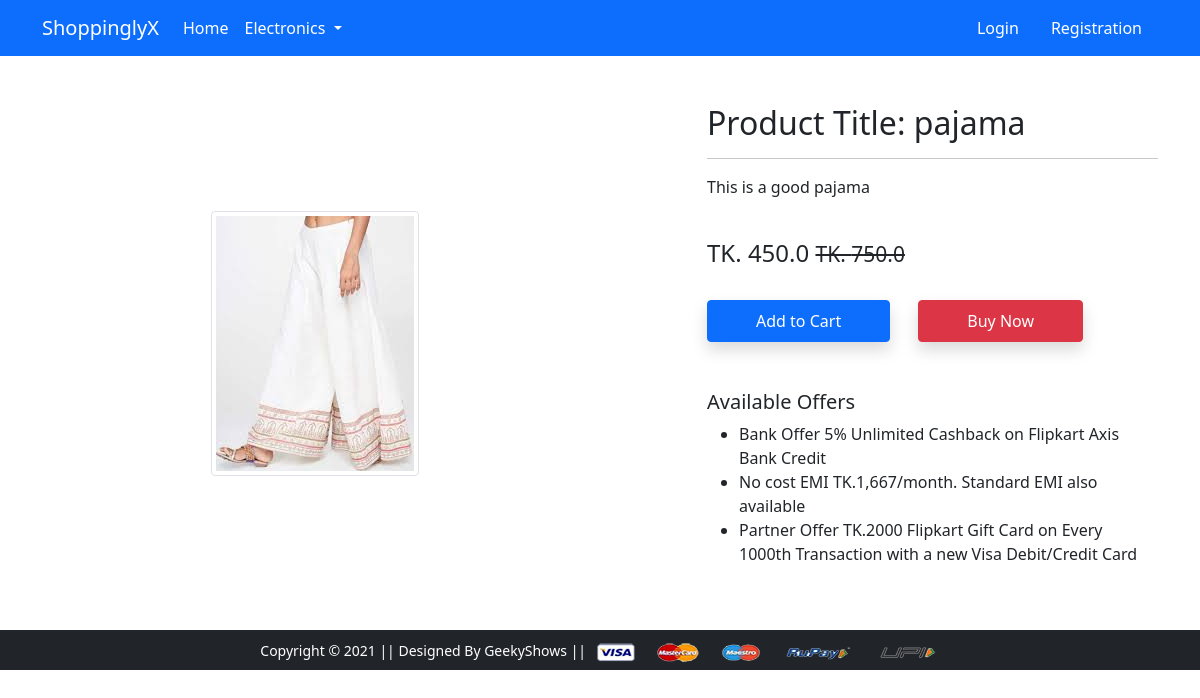
Screenshot of /product-detail/2 with the database file from the repository.
### app/models.py (models this page shows)
class Product(models.Model):
 title=models.CharField(max_length=100)
 selling_price=models.FloatField()
 discounted_price=models.FloatField()
 description=models.TextField()
 brand=models.CharField(max_length=100)
 category=models.CharField(choices=CATEGORY_CHOICES, max_length=2)
 product_image=models.ImageField(upload_to='productimg')

### app/views.py (the view)
# urls.py: path('product-detail/<int:pk>', views.ProductDetailView.as_view(), name='product-detail'),
class ProductDetailView(View):
 def get(self,request,pk):
  product=Product.objects.get(pk=pk)
  item_already_in_cart = False
  if  request.user.is_authenticated:
    item_already_in_cart = cart.objects.filter(Q(product=product.id) & Q(user=request.user)).exists()
  return render(request, 'app/productdetail.html',{'product':product, 'item_already_in_cart':item_already_in_cart})

### app/templates/app/productdetail.html (shortened to what this page needs)
{% extends 'app/base.html' %}
{% load static %}
{% block main-content %}
<div class="container my-5">
 <div class="row">
  <div class="col-sm-6 text-center align-self-center">
   <img src="{{product.product_image.url}}" alt="" class="img-fluid img-thumbnail">
  </div>
  <div class="col-sm-5 offset-sm-1">
   <h2>Product Title: {{product.title}}</h2>
   <hr>
   <p>{{product.description}}</p> <br>
   <h4>TK. {{product.discounted_price}} <small class="fw-light text-decoration-line-through">TK. {{product.selling_price}}</small></h4> <br>
    {% if not request.user.is_authenticated %}
        <form action="/add-to-cart" class="d-inline">
            <button type="submit" class="btn btn-primary shadow px-5 py-2">Add to Cart</button>
        </form>
    {% endif %}
   <a href="{% url 'showcart' %}" class="btn btn-danger shadow px-5 py-2 ms-4">Buy Now</a>
   <h5 class="mt-5">Available Offers</h5>
   <ul>
    <li>Bank Offer 5% Unlimited Cashback on Flipkart Axis Bank Credit</li>
    <li>No cost EMI TK.1,667/month. Standard EMI also available</li>
    <li>Partner Offer TK.2000 Flipkart Gift Card on Every 1000th Transaction with a new Visa Debit/Credit Card</li>
   </ul>
  </div>
 </div>
</div>
{% endblock main-content %}

### rows the page displays
Product: product_image (picture), title "pajama", description "This is a good pajama", discounted_price "450.0", selling_price "750.0"
